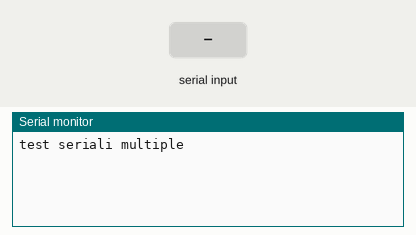
Bench run of a sketch on a simulated ESP32. Shown: the last lines printed to the serial monitor. The inputs (shaded band) are chosen by the test bench.

Above: at 2.2 s.
2.3 s: "1" received over the second serial link
At 3.4 s:
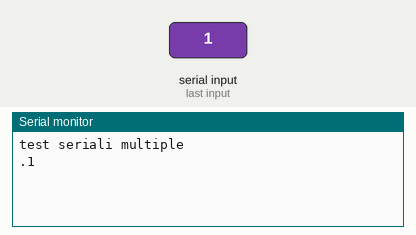
3.8 s: "0" received over the second serial link
At 4.5 s:
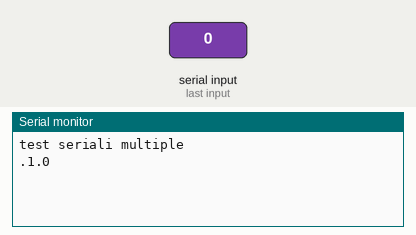

The sketch:

test_multi_serial.ino
```cpp
#define TXD2 13
#define RXD2 12

void setup() {
  Serial.begin(115200);
  Serial2.begin(115200, SERIAL_8N1, RXD2, TXD2);
  delay(1000);
  Serial.println("test seriali multiple");
}

void loop() {
  if (Serial.available()) {
    char ch = Serial.read();
    Serial2.write('-');
    Serial2.write(ch);
  }
  if (Serial2.available()) {
    char ch = Serial2.read();
    Serial.write('.');
    Serial.write(ch);
  }

}
```

Measured:
- after the input at 2.3 s, the serial monitor: prints a new line at once (image 1)
- after the input at 3.8 s, the serial monitor: prints a new line at once (image 2)
